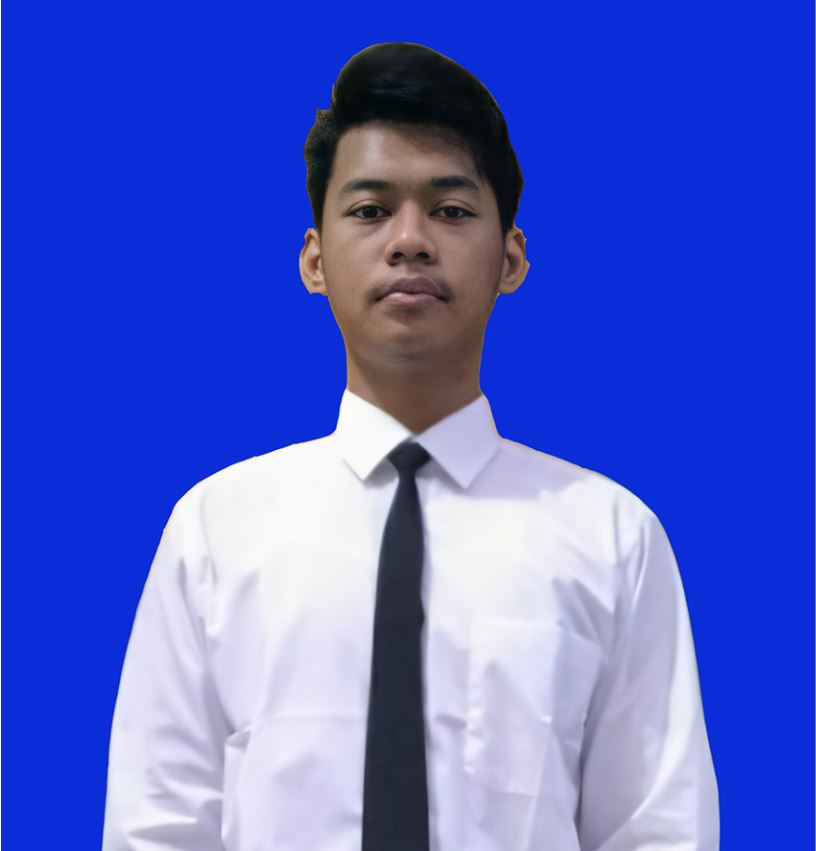
#> input picture FaceDetectionLab/alam1.JPG, 816 x 851 px
$ python face_detection.py ../FaceDetectionLab/alam1.JPG
#> lines starting #> are read from the running program, lines starting #| are printed output that depends on the picture; after the words box and inside, x2 and y2 are one past the last pixel; in counts of white or black regions, pixels touching at a corner belong together
from cv2 import cv2
import sys

#Get user supplied values
imagePath = sys.argv[1]
cascPath = "haarcascade_frontalface_default.xml"

#Create the Haar Carscade
faceCascade = cv2.CascadeClassifier(cascPath)

#membaca gambar
image = cv2.imread(imagePath)
#> image is the input picture: shape (851, 816, 3); mean B, G, R 201.7, 97.5, 79.6
gray = cv2.cvtColor(image, cv2.COLOR_BGR2GRAY)
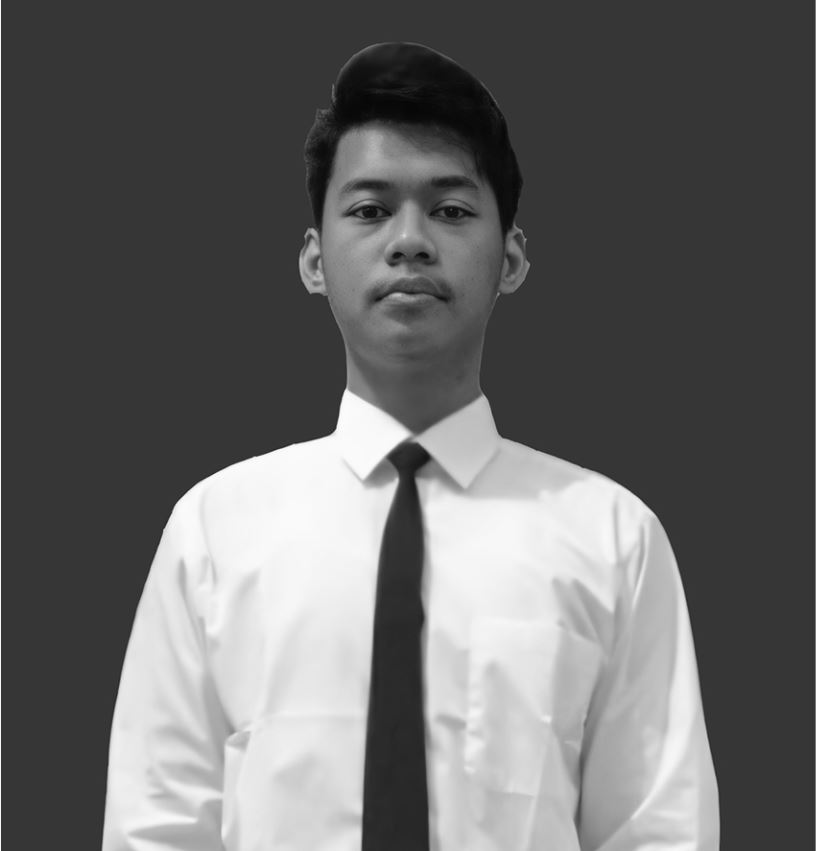
#> gray: shape (851, 816); min 5, max 255, mean 103.9

#deteksi wajah dalam gambar
faces = faceCascade.detectMultiScale(
    gray,
    scaleFactor=1.1,
    minNeighbors=1,
    minSize=(10,10),
    flags= cv2.CASCADE_SCALE_IMAGE
)
#> faces = [[298, 117, 225, 225]]
print(" {0} Wajah ditemukan!".format(len(faces)))
#|  1 Wajah ditemukan!

#menggambar persegi panjang
for (x,y,w,h) in faces:
    cv2.rectangle(image,(x,y),(x+w, y+h),(0,255,0),5)
#> this loop made 1 pass
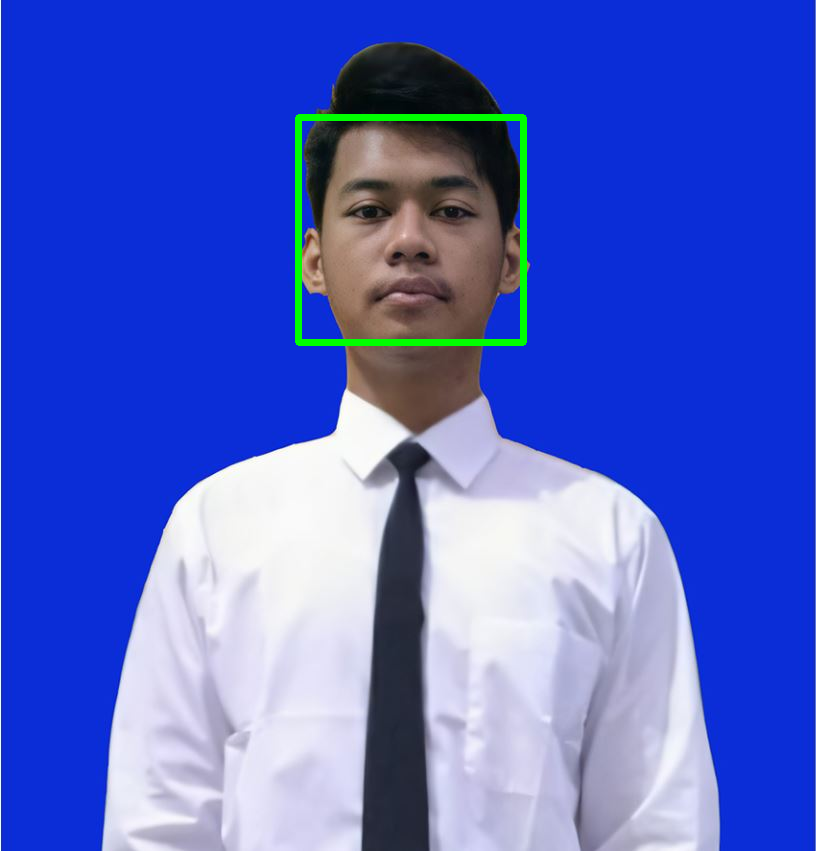
#> image: shape (851, 816, 3); 0.9% of pixels changed, all inside (x1, y1, x2, y2) = (295, 114, 527, 346)
cv2.imshow("Wajah Ditemukan", image)
cv2.waitKey(0)
